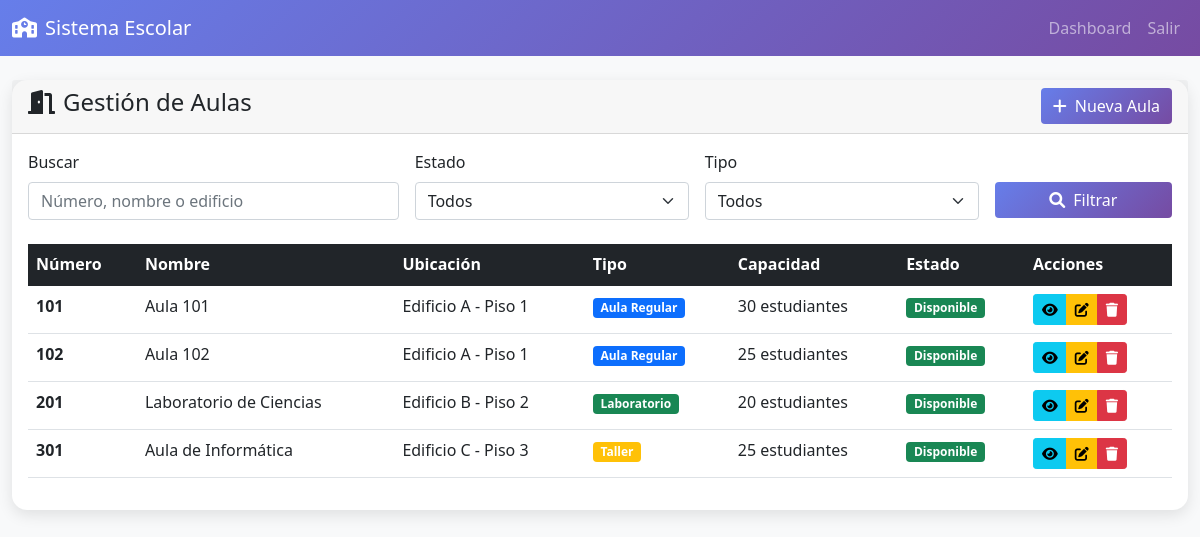
The page /aulas/index.php (signed in) on the database its author committed.
### tables this page shows
CREATE TABLE IF NOT EXISTS aulas (
    id_aula INT AUTO_INCREMENT PRIMARY KEY,
    numero VARCHAR(10) UNIQUE NOT NULL,
    nombre VARCHAR(100),
    edificio VARCHAR(50),
    piso INT,
    capacidad_estudiantes INT NOT NULL,
    tipo_aula ENUM('Aula Regular', 'Laboratorio', 'Taller', 'Auditorio', 'Biblioteca', 'Gimnasio') DEFAULT 'Aula Regular',
    equipamiento TEXT,
    estado ENUM('Disponible', 'Ocupada', 'Mantenimiento', 'Fuera de Servicio') DEFAULT 'Disponible',
    observaciones TEXT,
    created_at TIMESTAMP DEFAULT CURRENT_TIMESTAMP,
    updated_at TIMESTAMP DEFAULT CURRENT_TIMESTAMP ON UPDATE CURRENT_TIMESTAMP
);

### aulas/index.php (the view, shortened to what this page needs)
<?php
$database = new Database();
$conn = $database->getConnection();
$search = $_GET['search'] ?? '';
$query = "SELECT * FROM aulas WHERE 1=1";
$query .= " ORDER BY edificio, piso, numero";
$stmt = $conn->prepare($query);
$stmt->execute();
$aulas = $stmt->fetchAll();
?>
<!DOCTYPE html>
<html lang="es">
<head>
    <link href="https://cdn.jsdelivr.net/npm/bootstrap@5.1.3/dist/css/bootstrap.min.css" rel="stylesheet">
    <link href="https://cdnjs.cloudflare.com/ajax/libs/font-awesome/6.0.0/css/all.min.css" rel="stylesheet">
</head>
<body>
    <nav class="navbar navbar-expand-lg navbar-dark">
        <div class="container-fluid">
            <a class="navbar-brand" href="../dashboard.php">
                <i class="fas fa-school me-2"></i>Sistema Escolar
            </a>
            <div class="navbar-nav ms-auto">
                <a class="nav-link" href="../dashboard.php">Dashboard</a>
                <a class="nav-link" href="../logout.php">Salir</a>
            </div>
        </div>
    </nav>
    <div class="container-fluid mt-4">
        <div class="row">
            <div class="col-12">
                <div class="card">
                    <div class="card-header d-flex justify-content-between align-items-center">
                        <h4><i class="fas fa-door-open me-2"></i>Gestión de Aulas</h4>
                        <a href="nuevo.php" class="btn btn-primary">
                            <i class="fas fa-plus me-2"></i>Nueva Aula
                        </a>
                    </div>
                    <div class="card-body">
                        <form method="GET" class="row g-3 mb-4">
                            <div class="col-md-4">
                                <label class="form-label">Buscar</label>
                                <input type="text" class="form-control" name="search"
                                       value="<?php echo htmlspecialchars($search); ?>"
                                       placeholder="Número, nombre o edificio">
                            </div>
                            <div class="col-md-3">
                                <label class="form-label">Estado</label>
                                <select class="form-select" name="estado">
                                    <option value="">Todos</option>
                                </select>
                            </div>
                            <div class="col-md-3">
                                <label class="form-label">Tipo</label>
                                <select class="form-select" name="tipo">
                                    <option value="">Todos</option>
                                </select>
                            </div>
                            <div class="col-md-2">
                                <label class="form-label">&nbsp;</label>
                                <button type="submit" class="btn btn-primary d-block w-100">
                                    <i class="fas fa-search me-2"></i>Filtrar
                                </button>
                            </div>
                        </form>
                        <div class="table-responsive">
                            <table class="table table-hover">
                                <thead class="table-dark">
                                    <tr>
                                        <th>Número</th>
                                        <th>Nombre</th>
                                        <th>Ubicación</th>
                                        <th>Tipo</th>
                                        <th>Capacidad</th>
                                        <th>Estado</th>
                                        <th>Acciones</th>
                                    </tr>
                                </thead>
                                <tbody>
                                    <?php foreach ($aulas as $aula): ?>
                                    <tr>
                                        <td><strong><?php echo htmlspecialchars($aula['numero']); ?></strong></td>
                                        <td><?php echo htmlspecialchars($aula['nombre'] ?? 'Sin nombre'); ?></td>
                                        <td>
                                            <?php
                                            $ubicacion = [];
                                            if ($aula['edificio']) $ubicacion[] = $aula['edificio'];
                                            if ($aula['piso']) $ubicacion[] = "Piso " . $aula['piso'];
                                            echo implode(' - ', $ubicacion) ?: 'No especificada';
                                            ?>
                                        </td>
                                        <td>
                                            <span class="badge bg-<?php
                                                echo $aula['tipo_aula'] == 'Aula Regular' ? 'primary' :
                                                    ($aula['tipo_aula'] == 'Laboratorio' ? 'success' :
                                                    ($aula['tipo_aula'] == 'Taller' ? 'warning' : 'info'));
                                            ?>">
                                                <?php echo $aula['tipo_aula']; ?>
                                            </span>
                                        </td>
                                        <td><?php echo $aula['capacidad_estudiantes']; ?> estudiantes</td>
                                        <td>
                                            <span class="badge bg-<?php
                                                echo $aula['estado'] == 'Disponible' ? 'success' :
                                                    ($aula['estado'] == 'Ocupada' ? 'warning' :
                                                    ($aula['estado'] == 'Mantenimiento' ? 'info' : 'danger'));
                                            ?>">
                                                <?php echo $aula['estado']; ?>
                                            </span>
                                        </td>
                                        <td>
                                            <div class="btn-group btn-group-sm">
                                                <a href="ver.php?id=<?php echo $aula['id_aula']; ?>"
                                                   class="btn btn-info" title="Ver">
                                                    <i class="fas fa-eye"></i>
                                                </a>
                                                <a href="editar.php?id=<?php echo $aula['id_aula']; ?>"
                                                   class="btn btn-warning" title="Editar">
                                                    <i class="fas fa-edit"></i>
                                                </a>
                                                <a href="?delete=<?php echo $aula['id_aula']; ?>"
                                                   class="btn btn-danger" title="Eliminar"
                                                   onclick="return confirm('¿Está seguro de eliminar esta aula?')">
                                                    <i class="fas fa-trash"></i>
                                                </a>
                                            </div>
                                        </td>
                                    </tr>
                                    <?php endforeach; ?>
                                </tbody>
                            </table>
                        </div>
                    </div>
                </div>
            </div>
        </div>
    </div>
</body>
</html>

### aulas/index.php (style rules this page uses)
body { background-color: #f8f9fa; }
.navbar { background: linear-gradient(135deg, #667eea 0%, #764ba2 100%); }
.card { border: none; border-radius: 15px; box-shadow: 0 5px 15px rgba(0,0,0,0.1); }
.btn-primary { background: linear-gradient(135deg, #667eea 0%, #764ba2 100%); border: none; }

### rows shown on the page
aulas: numero "101", nombre "Aula 101", ubicacion "Edificio A - Piso 1", tipo_aula "Aula Regular", capacidad_estudiantes "30", estado "Disponible"
aulas: numero "102", nombre "Aula 102", ubicacion "Edificio A - Piso 1", tipo_aula "Aula Regular", capacidad_estudiantes "25", estado "Disponible"
aulas: numero "201", nombre "Laboratorio de Ciencias", ubicacion "Edificio B - Piso 2", tipo_aula "Laboratorio", capacidad_estudiantes "20", estado "Disponible"
aulas: numero "301", nombre "Aula de Informática", ubicacion "Edificio C - Piso 3", tipo_aula "Taller", capacidad_estudiantes "25", estado "Disponible"
